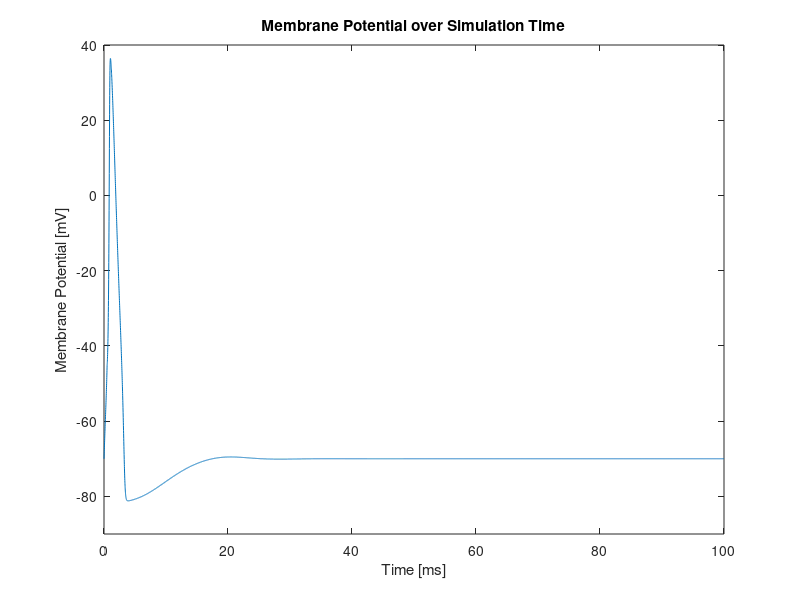
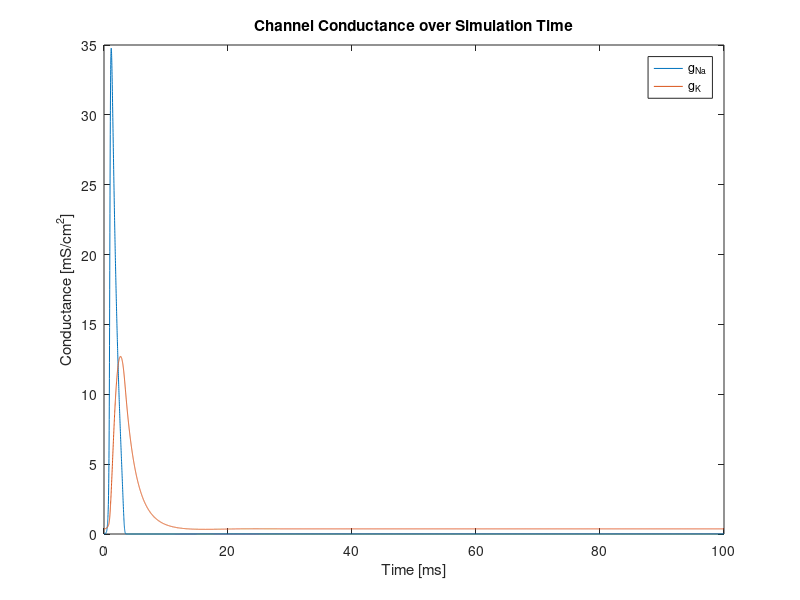

Here is the MATLAB script that generated these plots, in order:
clear all
close all
clc

%% Simulation Inputs and Initial Conditions


% Define Constant Values
g_k = 36; %[mS/cm^2]
g_na = 120; %[mS/cm^2]
g_l = 0.3; %[mS/cm^2]

C_m = 1; %[uF/cm^2]

E_k = -12; %[mV]
E_na = 115; %[mV]
E_l = 10.6; %[mV]

Vrest = -70; %[mV]
VV = 0; % Simulation Voltage which will be corrected after calcuations

%Define Time Step
ts = .01; %[s]
tt = 0:ts:100; 


%Define Input Current
II = zeros(1,length(tt));
II(1:.5/ts) = 50; %Vector defines input I for each time step. Change '.5/ts' to 'pulse-duration/ts'for differnt pulses
%% Simulation Iteration

% Initialize Variables with Steady State Values
alpha_m = .1*((25-VV)/(exp((25-VV)/10)-1));
beta_m = 4*exp(-VV/18);
alpha_n = .01*((10-VV)/(exp((10-VV)/10)-1));
beta_n = .125*exp(-VV/80);
alpha_h = .07*exp(-VV/20);
beta_h = 1/(exp((30-VV)/10)+1);

% Calculate Voltage Gated Channel Probabilities
nn = alpha_n/(alpha_n+beta_n); 
mm = alpha_m/(alpha_m+beta_m);
hh = alpha_h/(alpha_h+beta_h);

nvec = nn;
mvec = mm;
hvec = hh;
Vol = [VV+Vrest];

% Calcuate Initial Conductances
g_na_vec = mm^3*g_na*hh;
g_k_vec = nn^4*g_k;

% Iterate over time
for ii = 1:length(tt)-1
    
    
    alpha_m = .1*((25-VV)/(exp((25-VV)/10)-1));
    beta_m = 4*exp(-VV/18);
    alpha_n = .01*((10-VV)/(exp((10-VV)/10)-1));
    beta_n = .125*exp(-VV/80);
    alpha_h = .07*exp(-VV/20);
    beta_h = 1/(exp((30-VV)/10)+1);
    
    % Current time derivative for each probability
    dmm = alpha_m*(1-mm)-beta_m*mm;
    dnn = alpha_n*(1-nn)-beta_n*nn;
    dhh = alpha_h*(1-hh)-beta_h*hh;
    
    %Update conductances over time
    g_na_vec = [g_na_vec, mm^3*g_na*hh];
    g_k_vec = [g_k_vec, nn^4*g_k]; 
    
    
    nvec = [nvec, nn+ts*dnn];
    nn  = nn+ts*dnn;
    mvec  = [mvec, mm+ts*dmm];
    mm = mm+ts*dmm;
    hvec  = [hvec, hh+ts*dhh];
    hh = hh+ts*dhh;
    
    % Calculate Ion Currents
    I_na = mm^3*g_na*hh*(VV-E_na);
    I_k = nn^4*g_k*(VV-E_k);
    I_l = g_l*(VV-E_l);
    
    I_ion = II(ii) - I_k - I_na - I_l;
   
    % Current time derivative of membrane motental
    dVV = I_ion/C_m;
    
    % Update membrane potential
    Vol = [Vol, (VV+ts*dVV) + Vrest];
    VV = (VV+ts*dVV);
    
end

%% Plot voltage results

figure(1)
plot(tt,Vol)
xlabel('Time [ms]')
ylabel('Membrane Potential [mV]')
title('Membrane Potential over Simulation Time')
ylim([-90,40])


figure(2)
plot(tt, g_na_vec, tt, g_k_vec)
legend('g_{Na}','g_K')
xlabel('Time [ms]')
ylabel('Conductance [mS/cm^2]')
title('Channel Conductance over Simulation Time')
    



